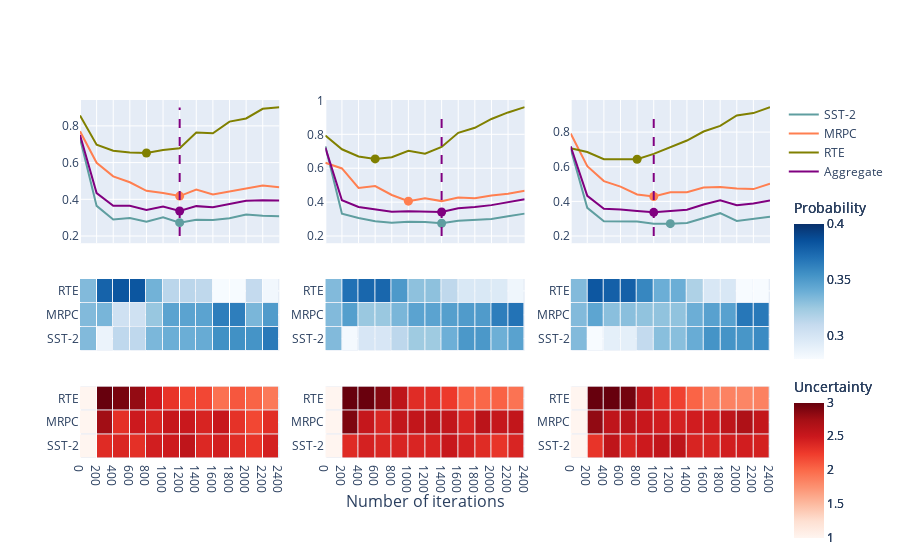

The notebook cell saved with this chart:
### Code cell
plot_heatmap(['sampling-raw', 'sampling-smoothed-r=0.25', 'sampling-smoothed-r=0.5'], None, zmin=0.28, zmax=0.4)

### Figure 1 — Plotly figure (JSON) as saved in the notebook; plotly's stock layout.template omitted (floating-point values rounded to 4 significant figures)
{"data": [{"line": {"color": "cadetblue"}, "mode": "lines", "name": "SST-2", "showlegend": true, "type": "scatter", "x": [0, 200, 400, 600, 800, 1000, 1200, 1400, 1600, 1800, 2000, 2200, 2400], "xaxis": "x", "y": [0.7323, 0.3643, 0.2904, 0.2983, 0.2775, 0.3026, 0.2728, 0.289, 0.2874, 0.2974, 0.3171, 0.3105, 0.3084], "yaxis": "y"}, {"line": {"color": "coral"}, "mode": "lines", "name": "MRPC", "showlegend": true, "type": "scatter", "x": [0, 200, 400, 600, 800, 1000, 1200, 1400, 1600, 1800, 2000, 2200, 2400], "xaxis": "x", "y": [0.7703, 0.5988, 0.525, 0.4927, 0.4466, 0.4347, 0.4176, 0.4537, 0.4267, 0.4437, 0.4601, 0.475, 0.4656], "yaxis": "y"}, {"line": {"color": "olive"}, "mode": "lines", "name": "RTE", "showlegend": true, "type": "scatter", "x": [0, 200, 400, 600, 800, 1000, 1200, 1400, 1600, 1800, 2000, 2200, 2400], "xaxis": "x", "y": [0.8564, 0.6969, 0.6648, 0.6555, 0.652, 0.6691, 0.6783, 0.7641, 0.7595, 0.8232, 0.8403, 0.8927, 0.9019], "yaxis": "y"}, {"line": {"color": "purple"}, "mode": "lines", "name": "Aggregate", "showlegend": true, "type": "scatter", "x": [0, 200, 400, 600, 800, 1000, 1200, 1400, 1600, 1800, 2000, 2200, 2400], "xaxis": "x", "y": [0.7508, 0.4341, 0.3646, 0.3646, 0.3417, 0.3604, 0.3365, 0.3629, 0.3571, 0.3737, 0.3927, 0.3954, 0.3934], "yaxis": "y"}, {"marker": {"color": ["cadetblue", "coral", "olive", "purple"], "size": 9}, "mode": "markers", "name": "sampling-raw minimum", "showlegend": false, "type": "scatter", "x": [1200, 1200, 800, 1200], "xaxis": "x", "y": [0.2728, 0.4176, 0.652, 0.3365], "yaxis": "y"}, {"line": {"color": "purple", "dash": "dash"}, "mode": "lines", "showlegend": false, "type": "scatter", "x": [1200, 1200], "xaxis": "x", "y": [0.2, 0.9], "yaxis": "y"}, {"colorbar": {"len": 0.5, "title": {"text": "Probability"}, "yanchor": "middle"}, "colorscale": [[0, "rgb(247,251,255)"], [0.125, "rgb(222,235,247)"], [0.25, "rgb(198,219,239)"], [0.375, "rgb(158,202,225)"], [0.5, "rgb(107,174,214)"], [0.625, "rgb(66,146,198)"], [0.75, "rgb(33,113,181)"], [0.875, "rgb(8,81,156)"], [1, "rgb(8,48,107)"]], "hoverongaps": false, "type": "heatmap", "x": [0, 200, 400, 600, 800, 1000, 1200, 1400, 1600, 1800, 2000, 2200, 2400], "xaxis": "x4", "xgap": 1, "y": ["SST-2", "MRPC", "RTE"], "yaxis": "y4", "ygap": 1, "z": [[0.3333, 0.2874, 0.3127, 0.3127, 0.3352, 0.3399, 0.3399, 0.3415, 0.3555, 0.3555, 0.3538, 0.3665], [0.3333, 0.336, 0.3046, 0.3046, 0.3268, 0.3459, 0.3459, 0.3457, 0.3642, 0.3642, 0.3356, 0.3501], [0.3333, 0.3766, 0.3827, 0.3827, 0.338, 0.3142, 0.3142, 0.3128, 0.2803, 0.2803, 0.3106, 0.2835]], "zmax": 0.4, "zmin": 0.28}, {"colorbar": {"len": 0.5, "title": {"text": "Uncertainty"}, "y": 0}, "colorscale": [[0, "rgb(255,245,240)"], [0.125, "rgb(254,224,210)"], [0.25, "rgb(252,187,161)"], [0.375, "rgb(252,146,114)"], [0.5, "rgb(251,106,74)"], [0.625, "rgb(239,59,44)"], [0.75, "rgb(203,24,29)"], [0.875, "rgb(165,15,21)"], [1, "rgb(103,0,13)"]], "hoverongaps": false, "type": "heatmap", "x": [0, 200, 400, 600, 800, 1000, 1200, 1400, 1600, 1800, 2000, 2200, 2400], "xaxis": "x7", "xgap": 1, "y": ["SST-2", "MRPC", "RTE"], "yaxis": "y7", "ygap": 1, "z": [[1, 2.363, 2.397, 2.326, 2.458, 2.486, 2.577, 2.385, 2.453, 2.349, 2.293, 2.441], [1, 2.761, 2.328, 2.491, 2.412, 2.535, 2.511, 2.414, 2.526, 2.317, 2.188, 2.347], [1, 3.095, 2.926, 2.817, 2.489, 2.301, 2.189, 2.185, 1.954, 2.099, 2.032, 1.906]], "zmax": 3, "zmin": 1}, {"line": {"color": "cadetblue"}, "mode": "lines", "name": "SST-2", "showlegend": false, "type": "scatter", "x": [0, 200, 400, 600, 800, 1000, 1200, 1400, 1600, 1800, 2000, 2200, 2400], "xaxis": "x2", "y": [0.7296, 0.3317, 0.3069, 0.2866, 0.2789, 0.285, 0.2823, 0.2753, 0.2901, 0.2955, 0.3008, 0.3163, 0.3322], "yaxis": "y2"}, {"line": {"color": "coral"}, "mode": "lines", "name": "MRPC", "showlegend": false, "type": "scatter", "x": [0, 200, 400, 600, 800, 1000, 1200, 1400, 1600, 1800, 2000, 2200, 2400], "xaxis": "x2", "y": [0.6321, 0.5985, 0.4839, 0.4948, 0.4422, 0.4058, 0.4231, 0.406, 0.4269, 0.4225, 0.4386, 0.4499, 0.4667], "yaxis": "y2"}, {"line": {"color": "olive"}, "mode": "lines", "name": "RTE", "showlegend": false, "type": "scatter", "x": [0, 200, 400, 600, 800, 1000, 1200, 1400, 1600, 1800, 2000, 2200, 2400], "xaxis": "x2", "y": [0.7931, 0.7118, 0.6693, 0.6551, 0.6649, 0.7026, 0.6857, 0.7257, 0.8089, 0.8384, 0.8904, 0.929, 0.9602], "yaxis": "y2"}, {"line": {"color": "purple"}, "mode": "lines", "name": "Aggregate", "showlegend": false, "type": "scatter", "x": [0, 200, 400, 600, 800, 1000, 1200, 1400, 1600, 1800, 2000, 2200, 2400], "xaxis": "x2", "y": [0.7213, 0.4114, 0.3711, 0.3562, 0.3434, 0.3463, 0.3452, 0.3415, 0.3642, 0.3706, 0.3824, 0.3996, 0.4173], "yaxis": "y2"}, {"marker": {"color": ["cadetblue", "coral", "olive", "purple"], "size": 9}, "mode": "markers", "name": "sampling-smoothed-r=0.25 minimum", "showlegend": false, "type": "scatter", "x": [1400, 1000, 600, 1400], "xaxis": "x2", "y": [0.2753, 0.4058, 0.6551, 0.3415], "yaxis": "y2"}, {"line": {"color": "purple", "dash": "dash"}, "mode": "lines", "showlegend": false, "type": "scatter", "x": [1400, 1400], "xaxis": "x2", "y": [0.2, 0.9], "yaxis": "y2"}, {"colorbar": {"len": 0.5, "title": {"text": "Probability"}, "yanchor": "middle"}, "colorscale": [[0, "rgb(247,251,255)"], [0.125, "rgb(222,235,247)"], [0.25, "rgb(198,219,239)"], [0.375, "rgb(158,202,225)"], [0.5, "rgb(107,174,214)"], [0.625, "rgb(66,146,198)"], [0.75, "rgb(33,113,181)"], [0.875, "rgb(8,81,156)"], [1, "rgb(8,48,107)"]], "hoverongaps": false, "type": "heatmap", "x": [0, 200, 400, 600, 800, 1000, 1200, 1400, 1600, 1800, 2000, 2200, 2400], "xaxis": "x5", "xgap": 1, "y": ["SST-2", "MRPC", "RTE"], "yaxis": "y5", "ygap": 1, "z": [[0.3333, 0.2819, 0.2992, 0.2992, 0.3134, 0.3245, 0.3245, 0.3393, 0.3517, 0.3517, 0.3395, 0.3464], [0.3333, 0.3483, 0.3262, 0.3262, 0.3356, 0.3457, 0.3457, 0.348, 0.35, 0.35, 0.3643, 0.3689], [0.3333, 0.3698, 0.3745, 0.3745, 0.3511, 0.3298, 0.3298, 0.3127, 0.2982, 0.2982, 0.2963, 0.2847]], "zmax": 0.4, "zmin": 0.28}, {"colorbar": {"len": 0.5, "title": {"text": "Uncertainty"}, "y": 0}, "colorscale": [[0, "rgb(255,245,240)"], [0.125, "rgb(254,224,210)"], [0.25, "rgb(252,187,161)"], [0.375, "rgb(252,146,114)"], [0.5, "rgb(251,106,74)"], [0.625, "rgb(239,59,44)"], [0.75, "rgb(203,24,29)"], [0.875, "rgb(165,15,21)"], [1, "rgb(103,0,13)"]], "hoverongaps": false, "type": "heatmap", "x": [0, 200, 400, 600, 800, 1000, 1200, 1400, 1600, 1800, 2000, 2200, 2400], "xaxis": "x8", "xgap": 1, "y": ["SST-2", "MRPC", "RTE"], "yaxis": "y8", "ygap": 1, "z": [[1, 2.362, 2.439, 2.393, 2.408, 2.405, 2.411, 2.524, 2.434, 2.36, 2.301, 2.407], [1, 2.906, 2.538, 2.403, 2.56, 2.557, 2.588, 2.561, 2.413, 2.605, 2.54, 2.56], [1, 3.085, 2.993, 2.874, 2.585, 2.356, 2.347, 2.266, 2.052, 2.014, 2.042, 1.945]], "zmax": 3, "zmin": 1}, {"line": {"color": "cadetblue"}, "mode": "lines", "name": "SST-2", "showlegend": false, "type": "scatter", "x": [0, 200, 400, 600, 800, 1000, 1200, 1400, 1600, 1800, 2000, 2200, 2400], "xaxis": "x3", "y": [0.7043, 0.3626, 0.2849, 0.2856, 0.2832, 0.2715, 0.2713, 0.2755, 0.3037, 0.3319, 0.2872, 0.298, 0.3112], "yaxis": "y3"}, {"line": {"color": "coral"}, "mode": "lines", "name": "MRPC", "showlegend": false, "type": "scatter", "x": [0, 200, 400, 600, 800, 1000, 1200, 1400, 1600, 1800, 2000, 2200, 2400], "xaxis": "x3", "y": [0.7915, 0.6034, 0.5171, 0.4854, 0.4399, 0.4284, 0.4527, 0.453, 0.4806, 0.4835, 0.4742, 0.471, 0.5015], "yaxis": "y3"}, {"line": {"color": "olive"}, "mode": "lines", "name": "RTE", "showlegend": false, "type": "scatter", "x": [0, 200, 400, 600, 800, 1000, 1200, 1400, 1600, 1800, 2000, 2200, 2400], "xaxis": "x3", "y": [0.7069, 0.6852, 0.6437, 0.6444, 0.6431, 0.6745, 0.7127, 0.7513, 0.8033, 0.8359, 0.8961, 0.9097, 0.9439], "yaxis": "y3"}, {"line": {"color": "purple"}, "mode": "lines", "name": "Aggregate", "showlegend": false, "type": "scatter", "x": [0, 200, 400, 600, 800, 1000, 1200, 1400, 1600, 1800, 2000, 2200, 2400], "xaxis": "x3", "y": [0.7178, 0.4324, 0.3571, 0.3529, 0.344, 0.3368, 0.3442, 0.3514, 0.382, 0.4068, 0.3783, 0.3872, 0.4052], "yaxis": "y3"}, {"marker": {"color": ["cadetblue", "coral", "olive", "purple"], "size": 9}, "mode": "markers", "name": "sampling-smoothed-r=0.5 minimum", "showlegend": false, "type": "scatter", "x": [1200, 1000, 800, 1000], "xaxis": "x3", "y": [0.2713, 0.4284, 0.6431, 0.3368], "yaxis": "y3"}, {"line": {"color": "purple", "dash": "dash"}, "mode": "lines", "showlegend": false, "type": "scatter", "x": [1000, 1000], "xaxis": "x3", "y": [0.2, 0.9], "yaxis": "y3"}, {"colorbar": {"len": 0.5, "title": {"text": "Probability"}, "yanchor": "middle"}, "colorscale": [[0, "rgb(247,251,255)"], [0.125, "rgb(222,235,247)"], [0.25, "rgb(198,219,239)"], [0.375, "rgb(158,202,225)"], [0.5, "rgb(107,174,214)"], [0.625, "rgb(66,146,198)"], [0.75, "rgb(33,113,181)"], [0.875, "rgb(8,81,156)"], [1, "rgb(8,48,107)"]], "hoverongaps": false, "type": "heatmap", "x": [0, 200, 400, 600, 800, 1000, 1200, 1400, 1600, 1800, 2000, 2200, 2400], "xaxis": "x6", "xgap": 1, "y": ["SST-2", "MRPC", "RTE"], "yaxis": "y6", "ygap": 1, "z": [[0.3333, 0.273, 0.2912, 0.2912, 0.311, 0.3311, 0.3311, 0.3411, 0.354, 0.354, 0.3528, 0.3581], [0.3333, 0.345, 0.3308, 0.3308, 0.3289, 0.3288, 0.3288, 0.3398, 0.3469, 0.3469, 0.3674, 0.3665], [0.3333, 0.382, 0.378, 0.378, 0.3601, 0.3401, 0.3401, 0.3191, 0.299, 0.299, 0.2798, 0.2754]], "zmax": 0.4, "zmin": 0.28}, {"colorbar": {"len": 0.5, "title": {"text": "Uncertainty"}, "y": 0}, "colorscale": [[0, "rgb(255,245,240)"], [0.125, "rgb(254,224,210)"], [0.25, "rgb(252,187,161)"], [0.375, "rgb(252,146,114)"], [0.5, "rgb(251,106,74)"], [0.625, "rgb(239,59,44)"], [0.75, "rgb(203,24,29)"], [0.875, "rgb(165,15,21)"], [1, "rgb(103,0,13)"]], "hoverongaps": false, "type": "heatmap", "x": [0, 200, 400, 600, 800, 1000, 1200, 1400, 1600, 1800, 2000, 2200, 2400], "xaxis": "x9", "xgap": 1, "y": ["SST-2", "MRPC", "RTE"], "yaxis": "y9", "ygap": 1, "z": [[1, 2.299, 2.578, 2.41, 2.494, 2.562, 2.583, 2.416, 2.417, 2.46, 2.461, 2.445], [1, 2.828, 2.577, 2.608, 2.518, 2.465, 2.437, 2.468, 2.467, 2.586, 2.681, 2.552], [1, 3.107, 3.023, 2.947, 2.566, 2.319, 2.22, 2.031, 1.881, 1.849, 1.828, 1.855]], "zmax": 3, "zmin": 1}], "layout": {"annotations": [{"font": {"size": 16}, "showarrow": false, "text": "Number of iterations", "x": 0.5, "xanchor": "center", "xref": "paper", "y": 0, "yanchor": "top", "yref": "paper", "yshift": -30}], "xaxis": {"anchor": "y", "domain": [0, 0.2889], "matches": "x7", "nticks": 20, "showticklabels": false}, "xaxis2": {"anchor": "y2", "domain": [0.3556, 0.6444], "matches": "x8", "nticks": 20, "showticklabels": false}, "xaxis3": {"anchor": "y3", "domain": [0.7111, 1], "matches": "x9", "nticks": 20, "showticklabels": false}, "xaxis4": {"anchor": "y4", "domain": [0, 0.2889], "matches": "x7", "nticks": 20, "showticklabels": false}, "xaxis5": {"anchor": "y5", "domain": [0.3556, 0.6444], "matches": "x8", "nticks": 20, "showticklabels": false}, "xaxis6": {"anchor": "y6", "domain": [0.7111, 1], "matches": "x9", "nticks": 20, "showticklabels": false}, "xaxis7": {"anchor": "y7", "domain": [0, 0.2889], "nticks": 20}, "xaxis8": {"anchor": "y8", "domain": [0.3556, 0.6444], "nticks": 20}, "xaxis9": {"anchor": "y9", "domain": [0.7111, 1], "nticks": 20}, "yaxis": {"anchor": "x", "domain": [0.6, 1]}, "yaxis2": {"anchor": "x2", "domain": [0.6, 1]}, "yaxis3": {"anchor": "x3", "domain": [0.6, 1]}, "yaxis4": {"anchor": "x4", "domain": [0.3, 0.5]}, "yaxis5": {"anchor": "x5", "domain": [0.3, 0.5]}, "yaxis6": {"anchor": "x6", "domain": [0.3, 0.5]}, "yaxis7": {"anchor": "x7", "domain": [0, 0.2]}, "yaxis8": {"anchor": "x8", "domain": [0, 0.2]}, "yaxis9": {"anchor": "x9", "domain": [0, 0.2]}}}
